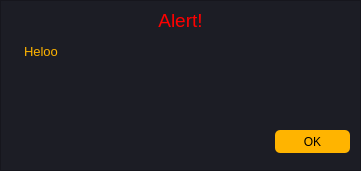
<?xml version="1.0" encoding="UTF-8"?>
<ui version="4.0">
 <class>ErrorDialog</class>
 <widget class="QDialog" name="ErrorDialog">
  <property name="geometry">
   <rect>
    <x>0</x>
    <y>0</y>
    <width>361</width>
    <height>171</height>
   </rect>
  </property>
  <property name="windowTitle">
   <string>Dialog</string>
  </property>
  <widget class="QFrame" name="frame">
   <property name="geometry">
    <rect>
     <x>0</x>
     <y>0</y>
     <width>361</width>
     <height>171</height>
    </rect>
   </property>
   <property name="styleSheet">
    <string notr="true">QFrame
{
background-color:#1c1d25;
}</string>
   </property>
   <property name="frameShape">
    <enum>QFrame::StyledPanel</enum>
   </property>
   <property name="frameShadow">
    <enum>QFrame::Raised</enum>
   </property>
   <widget class="QPushButton" name="Ok_button_2">
    <property name="geometry">
     <rect>
      <x>275</x>
      <y>130</y>
      <width>75</width>
      <height>23</height>
     </rect>
    </property>
    <property name="font">
     <font>
      <pointsize>9</pointsize>
     </font>
    </property>
    <property name="styleSheet">
     <string notr="true">QPushButton {

background-color:#ffb400;
border-radius:5px;
color:#000000;
}</string>
    </property>
    <property name="text">
     <string>OK</string>
    </property>
   </widget>
   <widget class="QLabel" name="label_2">
    <property name="geometry">
     <rect>
      <x>130</x>
      <y>10</y>
      <width>101</width>
      <height>21</height>
     </rect>
    </property>
    <property name="font">
     <font>
      <pointsize>14</pointsize>
     </font>
    </property>
    <property name="styleSheet">
     <string notr="true">QLabel
{
color:#ff0000;
}</string>
    </property>
    <property name="text">
     <string>Alert!</string>
    </property>
    <property name="alignment">
     <set>Qt::AlignCenter</set>
    </property>
   </widget>
   <widget class="QTextEdit" name="error_txt">
    <property name="geometry">
     <rect>
      <x>20</x>
      <y>40</y>
      <width>331</width>
      <height>81</height>
     </rect>
    </property>
    <property name="font">
     <font>
      <pointsize>10</pointsize>
     </font>
    </property>
    <property name="styleSheet">
     <string notr="true">QTextEdit
{
color:#ffb400;
border-radius:0px;
}</string>
    </property>
    <property name="readOnly">
     <bool>true</bool>
    </property>
    <property name="html">
     <string>&lt;!DOCTYPE HTML PUBLIC &quot;-//W3C//DTD HTML 4.0//EN&quot; &quot;http://www.w3.org/TR/REC-html40/strict.dtd&quot;&gt;
&lt;html&gt;&lt;head&gt;&lt;meta name=&quot;qrichtext&quot; content=&quot;1&quot; /&gt;&lt;style type=&quot;text/css&quot;&gt;
p, li { white-space: pre-wrap; }
&lt;/style&gt;&lt;/head&gt;&lt;body style=&quot; font-family:'MS Shell Dlg 2'; font-size:10pt; font-weight:400; font-style:normal;&quot;&gt;
&lt;p style=&quot; margin-top:0px; margin-bottom:0px; margin-left:0px; margin-right:0px; -qt-block-indent:0; text-indent:0px;&quot;&gt;Heloo&lt;/p&gt;&lt;/body&gt;&lt;/html&gt;</string>
    </property>
   </widget>
  </widget>
 </widget>
 <resources/>
 <connections/>
</ui>
